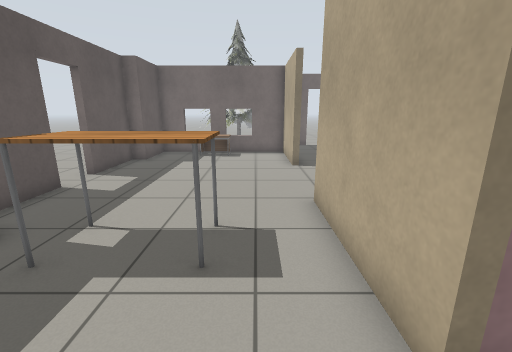
View 1 (above)

17 first-person views from a walk through a world built for the Gazebo simulator. The camera is 1.2 m above the floor, tilts 14° down and sees 90° across. Floor lines are 1 m apart. The floor is counted in squares, 0.5 m on a side. Each view is taken from the middle of a square. On the plan, view 1 faces up. The plan holds only what a view shows up to about 17 squares ahead; the rest is blank. The robots in the file are not drawn. Gazebo's built-in surfaces are drawn with simple patterns.

View 2
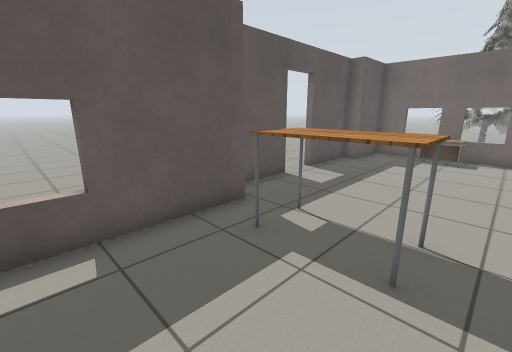

View 3
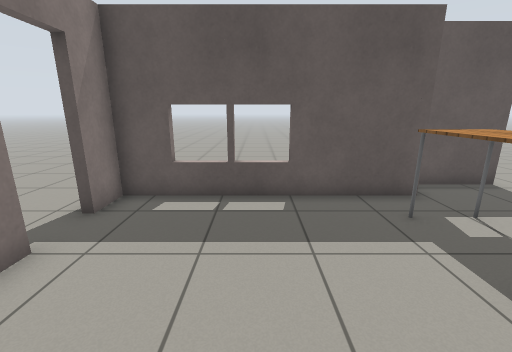

View 4
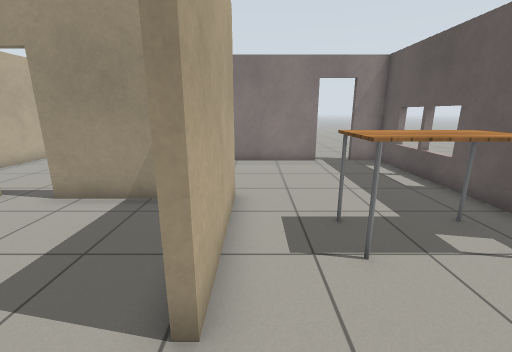

View 5
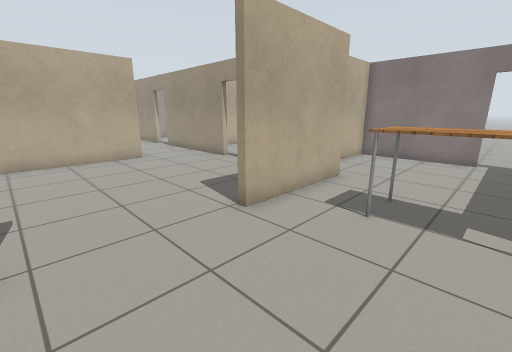

View 6
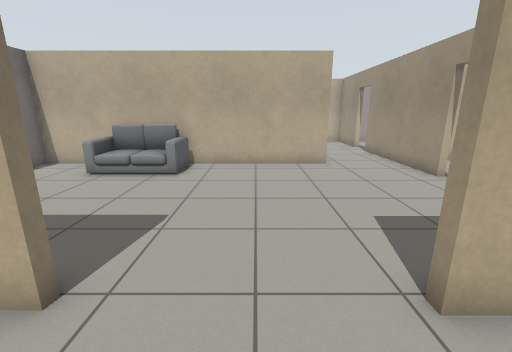

View 7
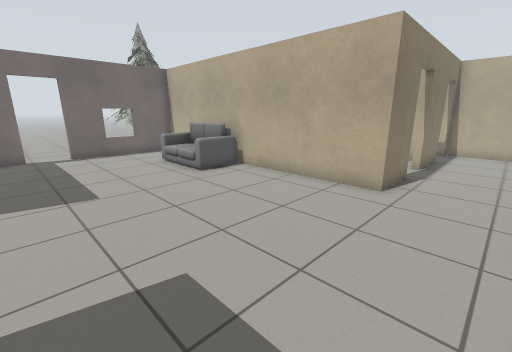

View 8
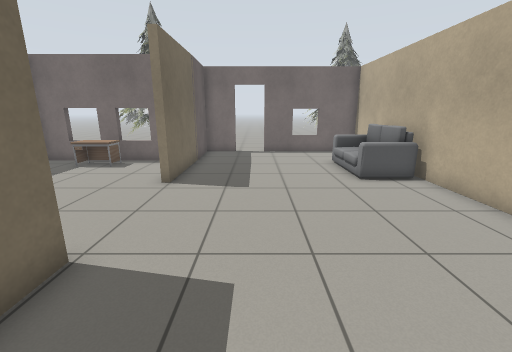

View 9
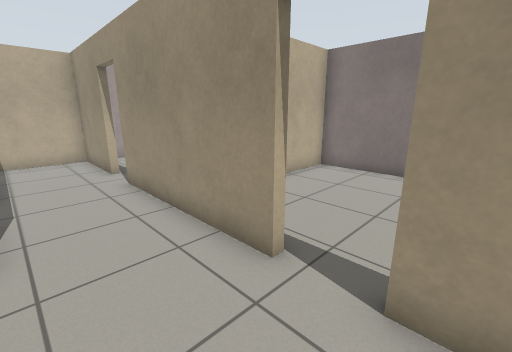

View 10
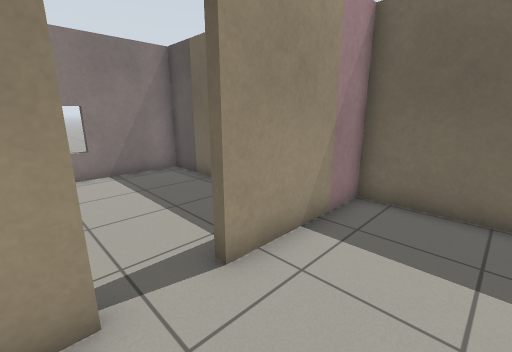

View 11
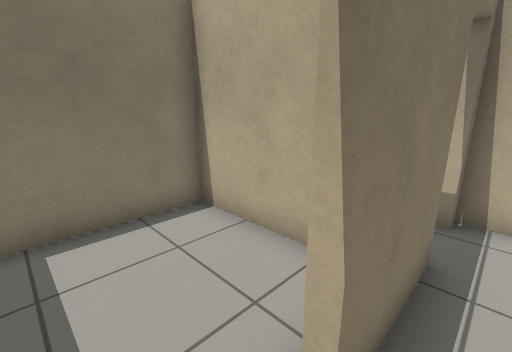

View 12
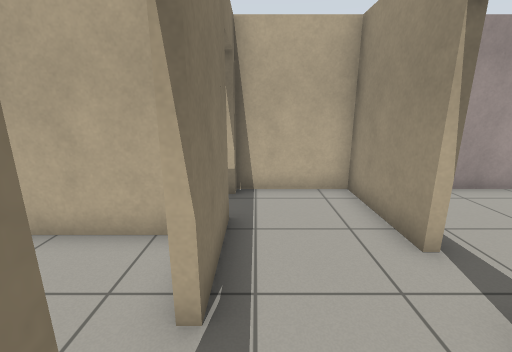

View 13
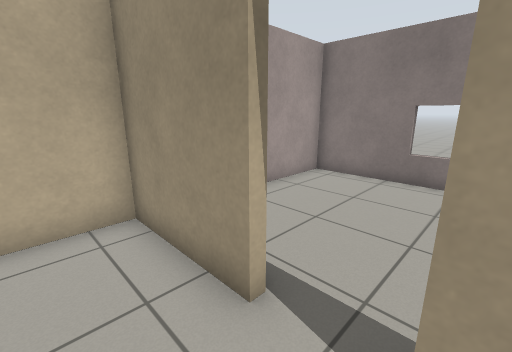

View 14
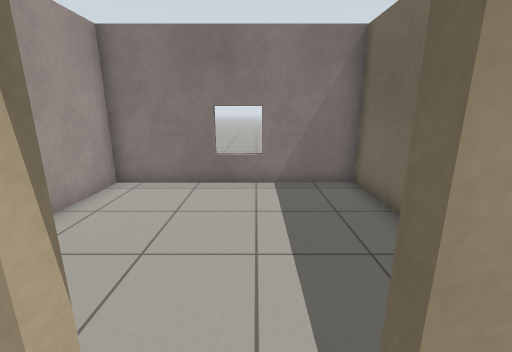

View 15
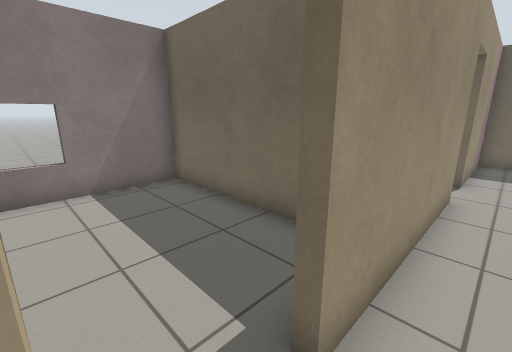

View 16
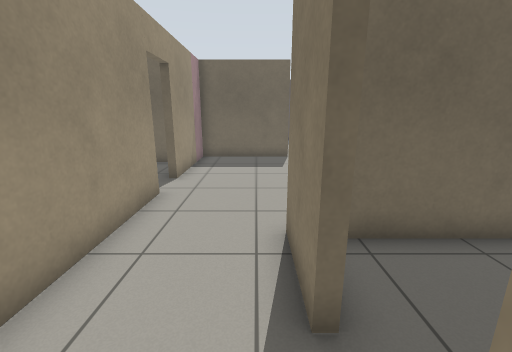

View 17
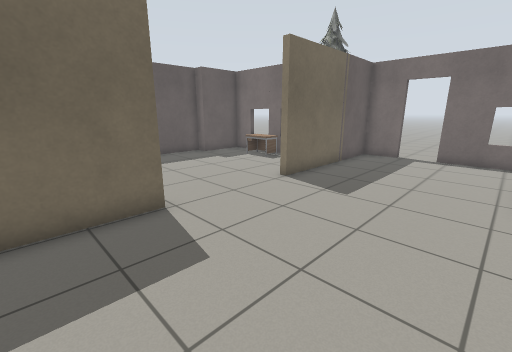

### Floor plan
Ten units are one square. View 1 is at (0, 0); x grows to the right and y downward. Boxes are objects, and circles mark ways between rooms. Rooms are numbered by the first view taken in them; rooms with no view inside come last. Other rooms are left out.
<svg viewBox="-73 -196 287 257">
<path fill="none" stroke="#000" d="M-52 -49 -52 39 -38 39M-64 -81 -64 -55M23 -18 16 -18 16 -68 19 -68M19 -117 16 -117 16 -159 -57 -159 -57 -132M-64 -132 -64 -99M-21 39 32 39 32 14M19 -68 19 -21 67 -21M138 -56 111 -56 111 -191 55 -191M85 -21 154 -21M38 -191 19 -191 19 -117M186 -56 155 -56M170 -21 209 -21 209 -56 203 -56M35 29 35 56 123 56 123 10M35 -7 35 0M126 1 126 56 209 56 209 12M114 -100 114 -68M177 -64 177 -108 136 -108"/>
<rect x="-45" y="-55" width="40" height="20" fill="#bbb"><title>table</title></rect>
<rect x="-35" y="-155" width="30" height="20" fill="#bbb"><title>desk</title></rect>
<rect x="85" y="-165" width="20" height="50" fill="#bbb"><title>sofa</title></rect>
<circle cx="20" cy="-90" r="3" fill="#2a7"/>
<circle cx="75" cy="-20" r="3" fill="#2a7"/>
<circle cx="165" cy="-20" r="3" fill="#2a7"/>
<circle cx="145" cy="-60" r="3" fill="#2a7"/>
<text x="-20" y="-60">1</text>
<text x="80" y="-90">2</text>
<text x="70" y="20">3</text>
<text x="170" y="20">4</text>
<text x="140" y="-90">5</text>
</svg>
Room 1 opens to room 2. Room 2 opens to room 3. Room 2 opens to room 4. Room 2 opens to room 5.

Where each view was taken, in squares from view 1:
view 1: 0 up, 0 right, facing up
view 2: 0 up, 0 right, facing up-left
view 3: 0 up, 2 right, facing left
view 4: 9 up, 1 right, facing down
view 5: 11 up, 3 left, facing down-right
view 6: 9 up, 1 left, facing right
view 7: 3 up, 3 right, facing up-right
view 8: 3 up, 5 right, facing up
view 9: 5 up, 6 right, facing down-right
view 10: 5 up, 9 right, facing down-left
view 11: 5 up, 14 right, facing up-right
view 12: 5 up, 13 right, facing right
view 13: 4 up, 15 right, facing down-right
view 14: 3 up, 16 right, facing down
view 15: 3 up, 17 right, facing down-left
view 16: 5 up, 16 right, facing left
view 17: 4 up, 8 right, facing up-left
